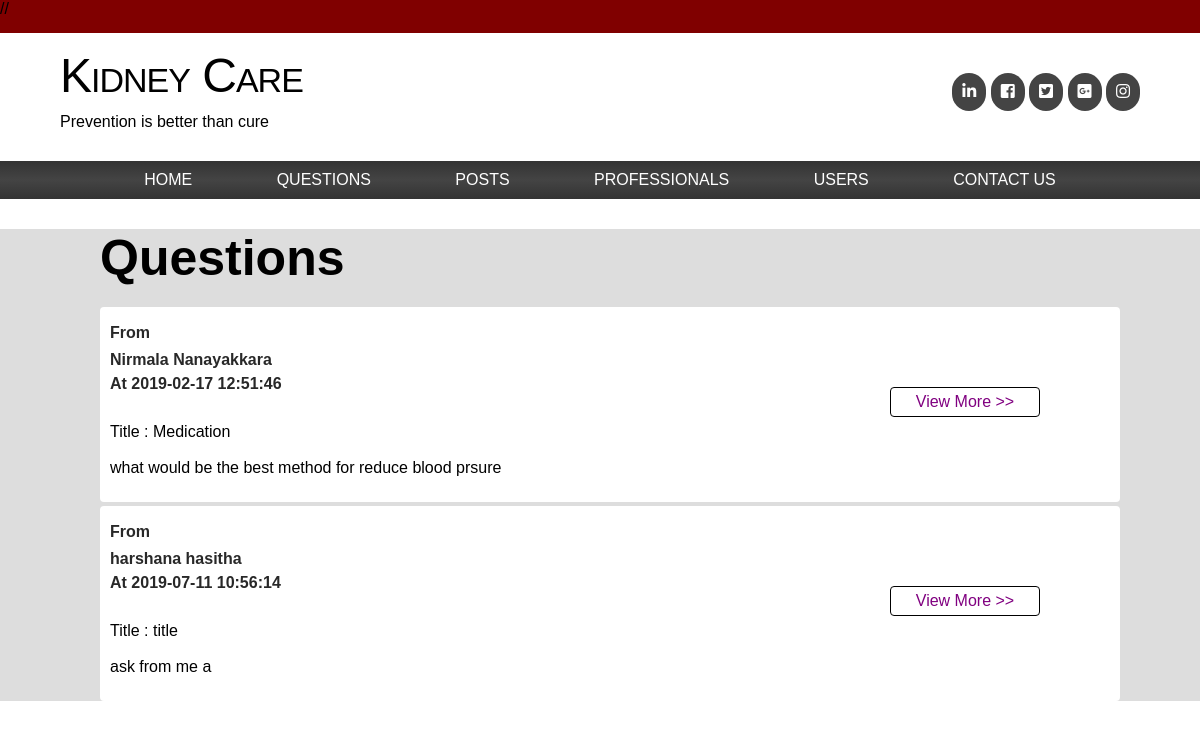
The page /questions.php on the database its author committed.
### tables this page shows
CREATE TABLE `questions` (
  `q_id` int(50) NOT NULL,
  `guser_id` int(50) NOT NULL,
  `q_title` varchar(100) NOT NULL,
  `q_body` varchar(200) NOT NULL,
  `q_date` datetime NOT NULL
);

CREATE TABLE `general_users` (
  `guser_id` int(50) NOT NULL,
  `first_name` varchar(100) NOT NULL,
  `last_name` varchar(100) NOT NULL,
  `NIC` varchar(50) NOT NULL,
  `email` varchar(100) NOT NULL,
  `password` varchar(100) NOT NULL,
  `token` varchar(255) NOT NULL
);

### questions.php (the view, shortened to what this page needs)
<?php require_once( 'inc/connection.php' );	 ?>
<!DOCTYPE html>
<html>
<head>
	<link rel="stylesheet" type="text/css" href="css/main.css">
	<link rel="stylesheet" type="text/css" href="css/next.css">
	<link rel="stylesheet" href="https://use.fontawesome.com/releases/v5.7.1/css/all.css">
</head>
<body>
		<div class="wrapper">
		<div class="top-bar clearfix">
			<div class="top-bar-links">
				//
			</div>
		</div>
	</div>
<header class="clearfix">
	<div class="logo">
			<h1>Kidney Care</h1>
			<p>Prevention is better than cure</p>
		</div>
		<div class="socialmedia">
			<ul>
				<li><a href="#"><i class="fab fa-linkedin-in fab fw"></i></li></a>
				<li><a href="#"><i class="fab fa-facebook-square fab fw"></i></a></li>
				<li><a href="#"><i class="fab fa-twitter-square fab fw"></i></a></li>
				<li><a href="#"><i class="fab fa-google-plus-square fab fw"></i></a></li>
				<li><a href="#"><i class="fab fa-instagram fab fw"></i></a></li>
			</ul>
		</div>
</header>
	<nav>
		<ul>
			<li><a href="home.php">Home</a></li>
			<li><a href="questions.php">questions</a></li>
			<li><a href="posts.php">Posts</a></li>
			<li><a href="professionals.php">Professionals</a></li>
			<li><a href="users.php">Users</a></li>
			<li><a href="#">Contact Us</a></li>
		</ul>
	</nav>
<div  style="background-color: #ddd;">
	<main>
		<h1>Questions</h1>
		<?php
			$query = "SELECT * FROM general_users INNER JOIN questions ON general_users.guser_id = questions.guser_id";
			$users = mysqli_query($connection,$query);
			if ($users) {
				while ($user = mysqli_fetch_assoc($users)){
					echo "<div class ='ques-box'><p>";
					echo "From <br><p>".$user['first_name']." ";
					echo $user['last_name']."<br><br>";
					echo "At ".$user['q_date']."</p><br>";
					echo "Title : ".$user['q_title']."<br><br>";
					echo $user['q_body'];
					echo "<form class= 'view-more' method='POST' action='comment-questions.php'>
							<input type ='hidden' name='q_id' value='".$user['q_id']."'>
							<button style='color:purple;'>View More >></button>
							</form>";
					echo "</p></div>";
				}
			}
			else{
				echo "Database query failed";
			}
		?>
	</main>
</div>
</body>
</html>

### css/main.css (style rules this page uses)
* { font-family: Arial, Helvetica, sans-serif; }
button { width: 100%; padding: 5px; -webkit-box-sizing: border; -moz-box-sizing :border-box; box-sizing:border-box; }
main { width : 1000px; margin: 30px auto; }
main h1 { margin-bottom : 20px; font-size : 50px; }
.ques-box { width: 100%; padding :10px; margin-bottom: 4px ; border-radius: 4px; background-color: #fff; position: relative; }
.ques-box p { font-family: arial; font-size: 12px; line-height: 12px; color: #282828; font-weight: 100; }
.ques-box p { font-size: 16px; font-weight: bold; }
.view-more button { width: 150px; height: 30px; color: #282828; background-color: #fff; border-style: none; opacity: 2; float: right; cursor:pointer; position: absolute; top:80px; right: 80px; font-size: 16px; border-style: solid; border-width: 0.5px; border-radius:4px; }

### css/next.css (style rules this page uses)
* { font-family: Arial, Helvetica, sans-serif; }
* { margin: 0; padding: 0; }
.clearfix { overflow: auto }
a { text-decoration: none; color: red; }
p { margin-top:10px; margin-bottom: 15px; }
.wrapper { width:; margin: 0 auto; }
.top-bar { background: maroon; }
header .logo h1 { font-variant: small-caps; font-weight: normal; font-size: 48px; letter-spacing: -1px; }
header { padding-bottom: 15px; }
header .logo { float: left; margin-left: 60px; margin-top: 15px; }
header .socialmedia ul li { display: inline; }
header .socialmedia { float: right; margin-top: 15px; margin-right: 60px; margin-top: 40px; }
header .socialmedia ul li a { padding: 10px; background: #444; color: #fff; display: inline-block; border-radius: 20px }
nav { margin-top: 20px ; margin: 0 auto; background: #000; background:linear-gradient(#333,#444,#333); text-align: center; width:; }
nav ul { list-style: none; }
nav ul li { display: inline; }
nav ul li a { color: white; text-transform: uppercase; margin: 10px 40px ; display: inline-block; }

### rows shown on the page
questions: guser.first_name "Nirmala", guser.last_name "Nanayakkara", q_date "2019-02-17 12:51:46", q_title "Medication", q_body "what would be the best method for reduce blood prsure"
questions: guser.first_name "harshana", guser.last_name "hasitha", q_date "2019-07-11 10:56:14", q_title "title", q_body "ask from me a"
